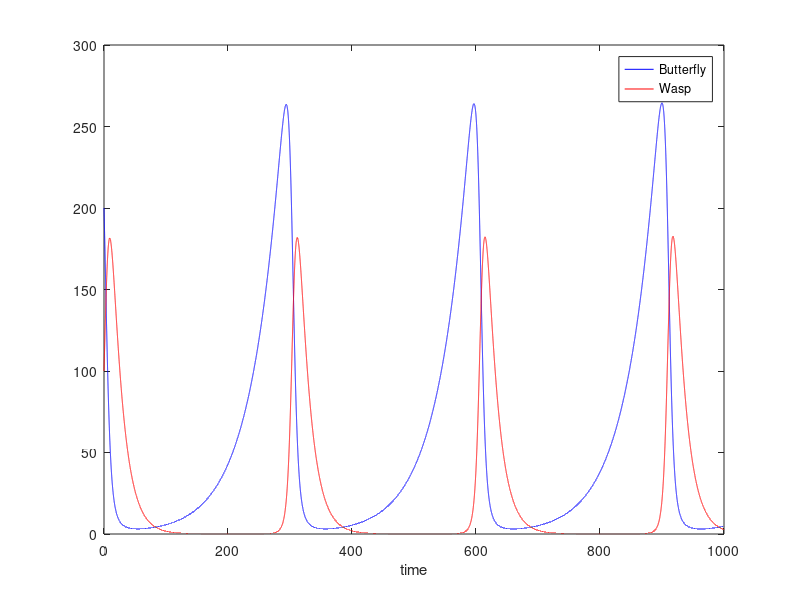

MATLAB code for this plot:
%% SCUDEM PROBLEM 3 CODE
% Lily, Zifan, James

%%%%%%%%%%%%%%%%%
% Predator/Prey Model
%%%%%%%%%%%%%%%%%

% Variables
% B = Butterfly (t)
% W = Wasp (t)


% Parameters
% a1 == reproductive rate : (eggs/time * pheromone)
% d1 == rate at which predator and prey meet : (k * pheromone)
% a2 == growth rate of predator population (porportional to d1)
% d2 == loss due to natural death

% Equations:
% dB/dt = a1 B(t) - d1 B(t) W(t)
% dW/dt = a2 B(t) W(t) - d2 W(t)

% Parameter values:
p = 10^-2;            % pheromone
a1 = 35/6.5*p;      % alpha
d1 = p*.1;          % beta
a2 = p*.1;          % delta
d2 = (1/17);        % gamma, death rate of wasp
c1 = (1/30);        % death rate of butterfly

% Time variable
Tmax = 1000;
deltaT = 0.01;
time = (0:deltaT:Tmax);
Nt = length(time);

% Allocate space
B = zeros(Nt,1);
W = zeros(Nt,1);

% Initial conditions
B(1) = 200;
W(1) = 100;

% Implement Euler's scheme
for it = 2:Nt
    t = time(it);
    % First order update
    B(it) = B(it-1) + (a1*B(it-1)- (d1*B(it-1)*W(it-1)) - c1*B(it-1))*deltaT;
    % B(it) = B(it-1) + (a1*B(it-1)- (d1*B(it-1)*W(it-1)))*deltaT;

    W(it) = W(it-1) + (a2*B(it-1)*W(it-1) - d2 *W(it-1))*deltaT;
end



% Visualize solution
plot(time,B,'b',time,W,'r')
xlabel('time')
legend('Butterfly','Wasp')

% Collect statistics
% Max Infected time
[InfectMax, imax] = max(I);
tMaxInfected = time(imax);

% Report results
fprintf(1,'Max Outbreak at t=%f , Infected = %f\n',tMaxInfected,InfectMax);
